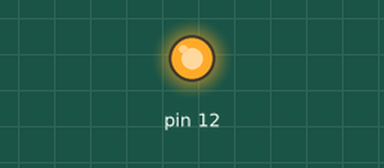
The sketch below on a simulated Arduino Uno, built with avr-gcc and run on an emulated ATmega328P. On the bench: output pins drawn as LEDs (lit = HIGH).

Above: at 0.5 s.
At 61.5 s:
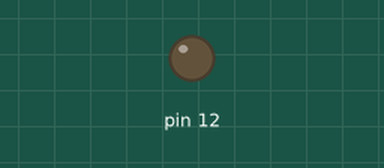
Timing chart, 0 to 75.4 s (numbered marks = the images above):
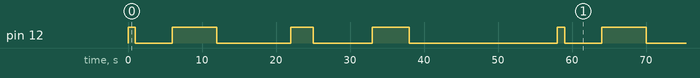

The sketch:

blink.ino
```cpp
void setup() {
  // put your setup code here, to run once:
  pinMode(12, OUTPUT);
}

void loop() {
  // put your main code here, to run repeatedly:
  digitalWrite(12, HIGH); // tell pin 13 to trun on
  delay(1000); // waits for a 1 second
  digitalWrite(12, LOW); // tell pin 13 to rurn off
  delay(5000); // waits 5 seconds
  digitalWrite(12, HIGH); // tell pin 13 to trun on
  delay(6000); // waits for a 6 second
  digitalWrite(12, LOW); // tell pin 13 to rurn off
  delay(10000); // waits 10 seconds
  digitalWrite(12, HIGH); // tell pin 13 to trun on
  delay(3000); // waits for a 3 second
  digitalWrite(12, LOW); // tell pin 13 to rurn off
  delay(8000); // waits 8 seconds
  digitalWrite(12, HIGH); // tell pin 13 to trun on
  delay(5000); // waits for a 5 second
  digitalWrite(12, LOW); // tell pin 13 to rurn off
  delay(20000); // waits 20 seconds

}
```

Measured:
- by itself, pin 12: repeats every 58.0 s: LOW 5.0 s, HIGH 6.0 s, LOW 10.0 s, HIGH 3.0 s, LOW 8.0 s, HIGH 5.0 s, LOW 20.0 s, HIGH 1.0 s
- by itself, everything shown: repeats every 58.0 s, in 8 steps
